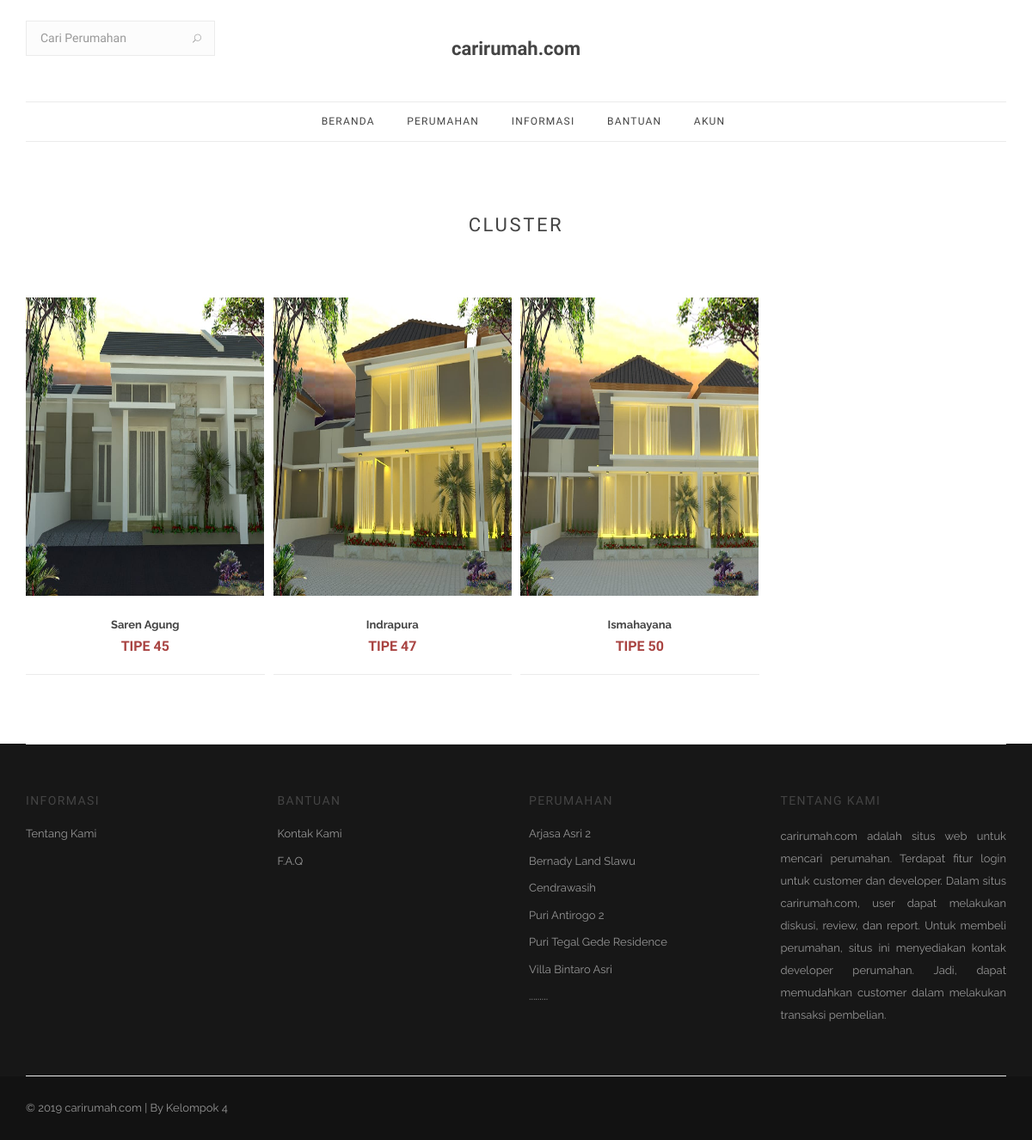
The app's page /home/index.php?p=dashboard/dashboard&KD_PERUM=4 with its own data.
### tables this page shows
CREATE TABLE `cluster` (
  `KD_CLUSTER` int(4) NOT NULL,
  `KD_PERUM` int(4) NOT NULL,
  `NAMA_CLUSTER` varchar(100) DEFAULT NULL,
  `TIPE` int(4) DEFAULT NULL,
  `LUAS_TANAH` int(4) DEFAULT NULL,
  `STOK` int(4) DEFAULT NULL,
  `HARGA` bigint(20) DEFAULT NULL,
  `FASILITAS` varchar(1000) DEFAULT NULL,
  `GAMBAR` varchar(100) DEFAULT NULL,
  `GAMBAR1` varchar(100) DEFAULT NULL,
  `GAMBAR2` varchar(100) DEFAULT NULL
);

CREATE TABLE `perum` (
  `KD_PERUM` int(4) NOT NULL,
  `KD_PT` int(4) NOT NULL,
  `NAMA_PERUM` varchar(100) DEFAULT NULL,
  `LOKASI` varchar(100) DEFAULT NULL,
  `GAMBAR_PERUM` varchar(100) DEFAULT NULL
);

### home/pages/dashboard/dashboard.php (the view, shortened to what this page needs)
<?php
  if(!isset($_GET['cari'])){
    $KD_PERUM = $_GET['KD_PERUM'];
    $new = "SELECT perum.KD_PERUM, perum.NAMA_PERUM, perum.LOKASI, cluster.KD_CLUSTER, cluster.NAMA_CLUSTER, cluster.TIPE, cluster.STOK, cluster.HARGA, cluster.FASILITAS, cluster.GAMBAR
    FROM cluster
    INNER JOIN perum
    ON cluster.KD_PERUM=perum.KD_PERUM
    WHERE perum.KD_PERUM='$KD_PERUM'";
    $rsNew = mysqli_query($konek, $new);
?>
    <section class="section-wrap new-arrivals pb-40">
      <div class="container">
        <div class="row heading-row">
          <div class="col-md-12 text-center">
            <h2 class="heading uppercase"><small>CLUSTER</small></h2>
          </div>
        </div>
        <div class="row row-10">
          <?php while($row=mysqli_fetch_assoc($rsNew)){ ?>
            <div class="col-md-3 col-xs-12 animated-from-left">
              <div class="product-item">
                <div class="product-img">
                  <a href="#">
                    <img src="img/<?php echo $row['GAMBAR']; ?>" alt="" style="height:347px; width:277px;">
                  </a>
                </div>
                <div class="product-details">
                  <h3>
                    <a class="product-title" href="?p=bukudetail/buku_detail&KD_CLUSTER=<?php echo $row['KD_CLUSTER']; ?>"><b><?php echo substr($row['NAMA_CLUSTER'], 0, 35); if(strlen($row['NAMA_CLUSTER'])>35) echo  "..." ?></b></a>
                  </h3>
                  <span class="price">
                    <ins>
                      <span class="ammount text-danger">
                        <?php
                          $harga = number_format($row['TIPE']);
                          echo " TIPE ".$harga;
                        ?>
                      </span>
                    </ins>
                  </span>
                </div>
              </div>
            </div>
          <?php } ?>
        </div>
      </div>
    </section>
  <?php } ?>

### home/inc/footer.php (shortened to what this page needs)
<?php
  $katfoot="SELECT * FROM perum ORDER BY NAMA_PERUM LIMIT 6";
  $rsKatFoot=mysqli_query($konek, $katfoot);
?>
    <footer class="footer footer-type-1 bg-dark">
      <div class="container">
        <div class="footer-widgets top-bottom-dividers pb-mdm-20">
          <div class="row">
            <div class="col-md-3 col-sm-4 col-xs-4 col-xxs-12">
              <div class="widget footer-links">
                <h5 class="widget-title uppercase">Informasi</h5>
                <ul class="list-no-dividers">
                  <li><a href="?p=about">Tentang Kami</a></li>
                </ul>
              </div>
            </div>
            <div class="col-md-3 col-sm-4 col-xs-4 col-xxs-12">
              <div class="widget footer-links">
                <h5 class="widget-title uppercase">Bantuan</h5>
                <ul class="list-no-dividers">
                  <li><a href="?p=contact">Kontak Kami</a></li>
                  <li><a href="?p=faq">F.A.Q</a></li>
                </ul>
              </div>
            </div>
            <div class="col-md-3 col-sm-4 col-xs-4 col-xxs-12">
              <div class="widget footer-links">
                <h5 class="widget-title uppercase">Perumahan</h5>
                <ul class="list-no-dividers">
                  <?php while($row=mysqli_fetch_assoc($rsKatFoot)){ ?>
                    <li><a href="?p=buku&KD_PERUM=<?php echo $row['KD_PERUM']; ?>&halaman=1"><?php echo $row['NAMA_PERUM']; ?></a></li>
                  <?php } ?>
                  <li>.........</li>
                </ul>
              </div>
            </div>
            <div align="justify" class="col-md-3 col-sm-6 col-xs-12">
              <div class="widget">
                <h5 class="widget-title uppercase">tentang kami</h5>
                <p class="mb-0">
                carirumah.com adalah situs web untuk mencari perumahan. Terdapat fitur login untuk customer dan developer. Dalam situs carirumah.com, user dapat melakukan diskusi, review, dan report. Untuk membeli perumahan, situs ini menyediakan kontak developer perumahan. Jadi, dapat memudahkan customer dalam melakukan transaksi pembelian.
                </p>
              </div>
            </div>
          </div>
        </div>
      </div>
      <div class="bottom-footer bg-dark">
        <div class="container">
          <div class="row">
            <div class="col-sm-4 copyright sm-text-center">
              <span>
                &copy; 2019 carirumah.com | By Kelompok 4
              </span>
            </div>
            <div class="col-sm-4 text-center">
            </div>
          </div>
        </div>
      </div>
    </footer>

### records on screen
cluster: GAMBAR (picture), NAMA_CLUSTER "Saren Agung", TIPE "45"
cluster: GAMBAR (picture), NAMA_CLUSTER "Indrapura", TIPE "47"
cluster: GAMBAR (picture), NAMA_CLUSTER "Ismahayana", TIPE "50"
perum: NAMA_PERUM "Arjasa Asri 2"
perum: NAMA_PERUM "Bernady Land Slawu"
perum: NAMA_PERUM "Cendrawasih"
perum: NAMA_PERUM "Puri Antirogo 2"
perum: NAMA_PERUM "Puri Tegal Gede Residence"
perum: NAMA_PERUM "Villa Bintaro Asri"
